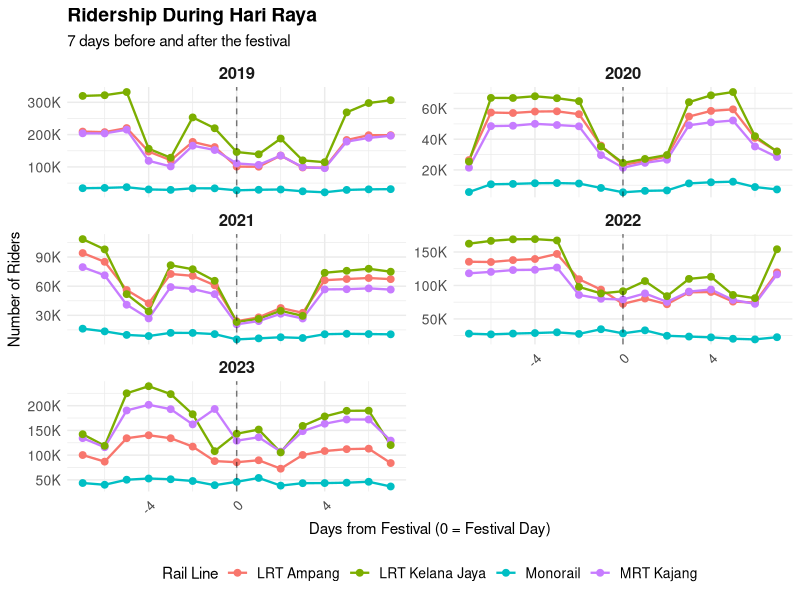
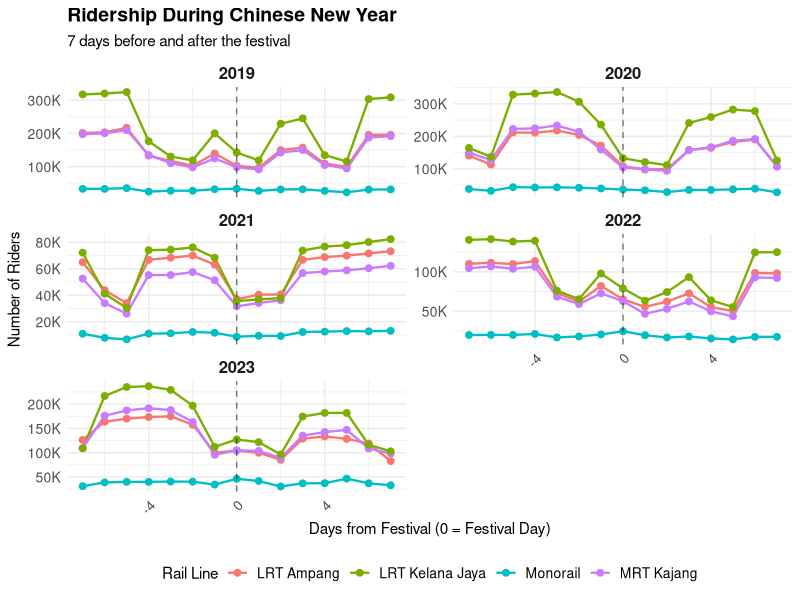
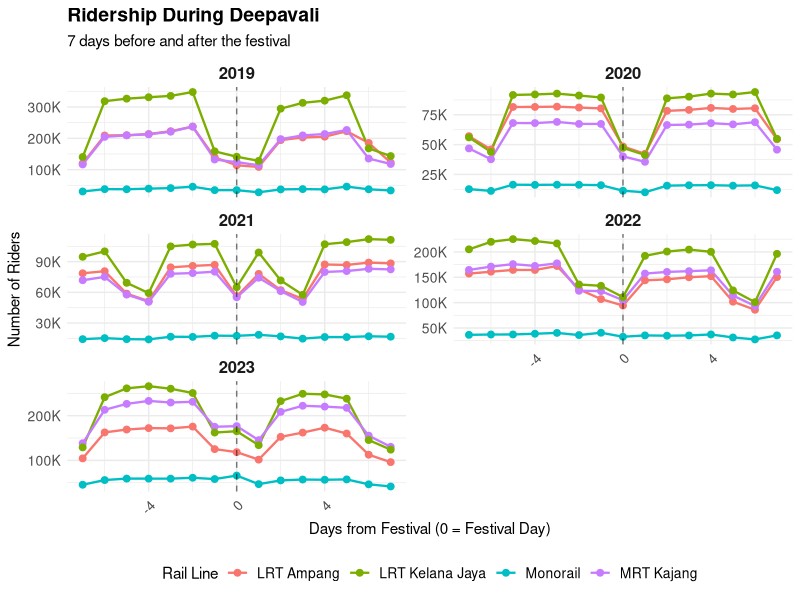
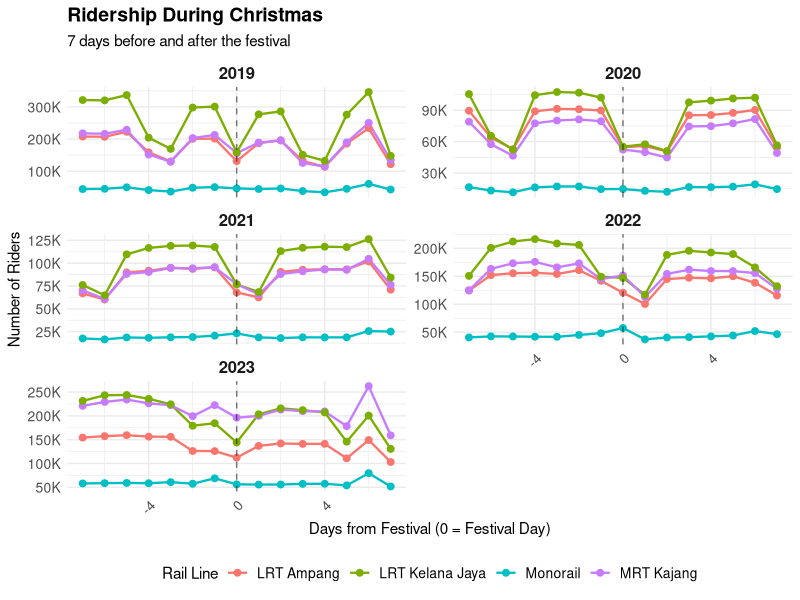

The R script that drew these images, in order:
# Load required libraries
library(dplyr)
library(ggplot2)
library(tidyr)
library(lubridate)

# Read the data
df <- read.csv("Data/ridership_headline.csv")

# Convert date to proper date format
df$date <- as.Date(df$date)

# Define festival dates (first day) for each year
festivals <- list(
  "Hari Raya" = list(
    "2019" = "2019-06-05",
    "2020" = "2020-05-24",
    "2021" = "2021-05-13",
    "2022" = "2022-05-02",
    "2023" = "2023-04-22"
  ),
  "Chinese New Year" = list(
    "2019" = "2019-02-05",
    "2020" = "2020-01-25",
    "2021" = "2021-02-12",
    "2022" = "2022-02-01",
    "2023" = "2023-01-22"
  ),
  "Deepavali" = list(
    "2019" = "2019-10-27",
    "2020" = "2020-11-14",
    "2021" = "2021-11-04",
    "2022" = "2022-10-24",
    "2023" = "2023-11-12"
  ),
  "Christmas" = list(
    "2019" = "2019-12-25",
    "2020" = "2020-12-25",
    "2021" = "2021-12-25",
    "2022" = "2022-12-25",
    "2023" = "2023-12-25"
  )
)

# Function to get festival period data
get_festival_data <- function(festival_date, df) {
  # as.Date() converts the date to format YYYY-MM-DD
  festival_date <- as.Date(festival_date)
  # seq() generates dates of both 7 days before and after the festival
  date_range <- seq(festival_date - 7, festival_date + 7, by = "day")

  df %>%
    # filter() filters the data for the dates in date_range
    filter(date %in% date_range) %>%
    # select() selects the columns to be returned
    select(date, rail_lrt_ampang, rail_mrt_kajang, rail_lrt_kj, rail_monorail)
}

# Initialize empty list to store results
festival_data <- list()

# Get data for each festival and year
# for each festival, for each year, get the festival date
for (festival in names(festivals)) {
  for (year in names(festivals[[festival]])) {
    festival_date <- festivals[[festival]][[year]]

    # Get data for this festival period
    period_data <- get_festival_data(festival_date, df)

    # if there is data for this festival period
    if (nrow(period_data) > 0) {
      # Add festival and year information
      period_data$festival <- festival
      period_data$year <- year
      # as.numeric() converts the date to the number of days from the festival
      period_data$days_from_festival <- as.numeric(
        period_data$date - as.Date(festival_date)
      )
      # add the data to the list
      festival_data[[paste(festival, year)]] <- period_data
    }
  }
}

# Combine all festival data
all_festival_data <- bind_rows(festival_data)

# Reshape data for plotting
# pivot_longer() reshapes the data from wide to long format
    # Original wide format
    # rail_lrt_ampang  rail_mrt_kajang  rail_lrt_kj  rail_monorail
    # 1000             2000             1500         500

    # New long format
    # line             ridership
    # rail_lrt_ampang  1000
    # rail_mrt_kajang   2000
    # rail_lrt_kj       1500
    # rail_monorail     500
long_data <- all_festival_data %>%
  pivot_longer(
    # cols holds the columns to be reshaped
    cols = c(rail_lrt_ampang, rail_mrt_kajang, rail_lrt_kj, rail_monorail),
    # names_to and values_to are the names of the new columns
    names_to = "line",
    values_to = "ridership"
  ) %>%
  # rename the line column 
  mutate(
    line = case_when(
      line == "rail_lrt_ampang" ~ "LRT Ampang",
      line == "rail_mrt_kajang" ~ "MRT Kajang",
      line == "rail_lrt_kj" ~ "LRT Kelana Jaya",
      line == "rail_monorail" ~ "Monorail"
    )
  )

# Create plots for each festival
for (fest in unique(long_data$festival)) {
  p <- long_data %>%
    # filter() filters the data for the festival
    filter(festival == fest) %>%
    # ggplot() creates the plot
    ggplot(aes(x = days_from_festival, y = ridership, color = line)) +
    # geom_line() adds the line layer
    geom_line(linewidth = 0.8) +
    # geom_point() adds the point layer
    geom_point(size = 2) +
    # facet_wrap() creates a separate panel for each year
    facet_wrap(~year, scales = "free_y", ncol = 2) +
    theme_minimal() +
    theme(
      axis.text.x = element_text(angle = 45, hjust = 1, size = 10),
      axis.text.y = element_text(size = 10),
      legend.position = "bottom",
      legend.text = element_text(size = 10),
      strip.text = element_text(size = 12, face = "bold"),
      plot.title = element_text(size = 14, face = "bold"),
      plot.subtitle = element_text(size = 11)
    ) +
    # labs() adds the labels to the plot
    labs(
      title = paste("Ridership During", fest),
      subtitle = "7 days before and after the festival",
      x = "Days from Festival (0 = Festival Day)",
      y = "Number of Riders",
      color = "Rail Line"
    ) +
    # scale_y_continuous() scales the y-axis
    scale_y_continuous(labels = scales::comma_format(scale = 1/1000, suffix = "K")) +
    # geom_vline() adds a vertical line at x = 0
    geom_vline(xintercept = 0, linetype = "dashed", alpha = 0.5)
  
  print(p)
}

# Calculate and print average ridership during festival periods
festival_summary <- long_data %>%
  group_by(festival, year, line) %>%
  summarise(
    avg_ridership = mean(ridership, na.rm = TRUE),
    total_ridership = sum(ridership, na.rm = TRUE),
    .groups = "drop"
  )

print("Festival Period Summary:")
print(festival_summary)
